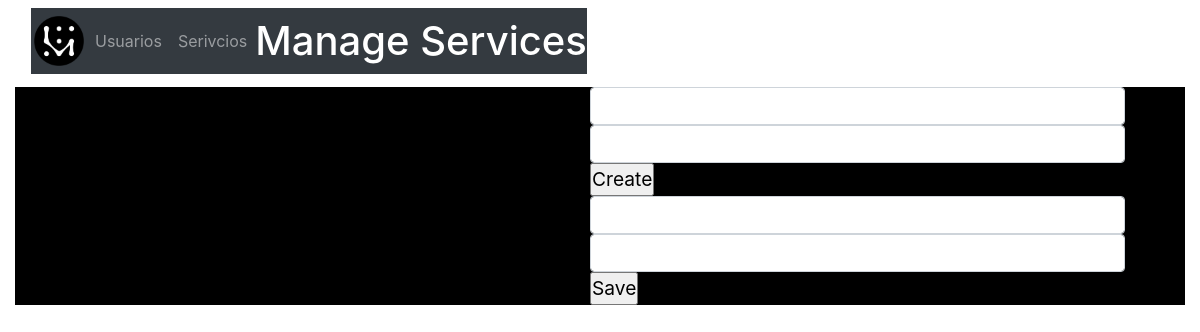
The app's page /manage/services, older data.
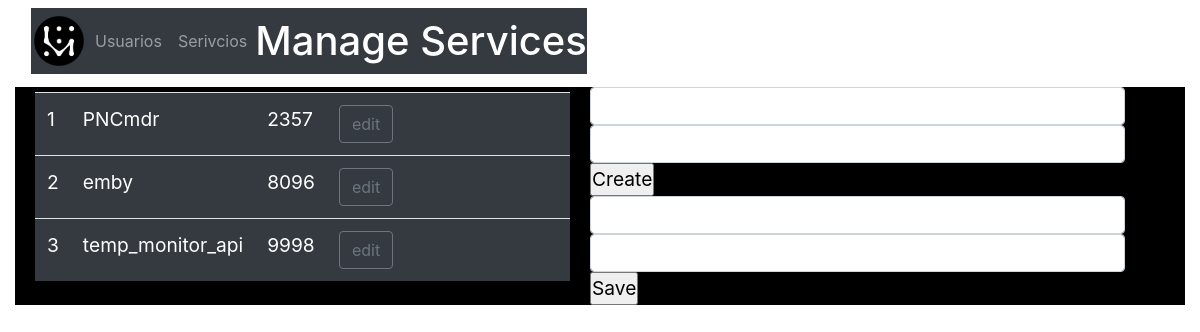
The same page, newer data.
### main.py (models this page shows)
class Services(db.Model):
    id = db.Column(db.Integer, primary_key=True)
    name = db.Column(db.String(50), unique=True, nullable=False)
    port = db.Column(db.String(5), unique=True, nullable=False)

### main.py (the view)
@app.route('/manage/services')
def manage_page_services():
    return render_template('manage.html', header_title='Manage Services', login='True', user='test', property='services', data=get_data('services'))

### main.py (called while the page is built, shortened)
def get_data(property):
    if property == 'services':
        services = Services.query.all()
        columns = Services.__table__.columns
        final_list = []
        for i in services:
            final_list.append([i.id, i.name, i.port])
        return final_list
    else:
        pass
    return [[ 'emby', '8096'], ['PNCmdr', '2357']]

### templates/manage.html (shortened to what this page needs)
{% extends "index.html" %}
{% block header %}
<nav class="nav toolbar navbar-expand-lg navbar-dark bg-dark">
    <li class="navbar-brand" style="margin: 3px;">
        <img src={{ url_for('static', filename='img/logo.png' )  }} class="logo-small" alt="">
    </li>
    <div class="collapse navbar-collapse text-white">
        <ul class='navbar-nav mr-auto'>
            <li class="nav-item" >
                <a class="nav-link " href="/manage/users">Usuarios</a>
            </li>
            <li class="nav-item" >
                <a class="nav-link " href="/manage/services">Serivcios</a>
            </li>
        </ul>
        <ul class='navbar-nav mr-auto'>
            <li class="nav-item justify-content-around">
                <h1 class="text-center text-white center">{{header_title}}</h1>
            </li>
        </ul>
    </div>
</nav>
{% endblock header %}
{% block body %}
    <div class="container-fluid row">
        <table class="col" style="margin: 5px; width:fit-content">
            <tbody class="table table-responsive table-active bg-dark text-light text-white">
                {% for i in data%}
                <tr class="table text-white">
                    {% for j in i%}
                    <td class="manage-item">
                        {{j}}
                    </td>
                    {% endfor %}
                    <td class='table text-white table-hover'>
                        <button class='btn btn-outline-secondary' onclick=''>
                            edit
                        </button>
                    </td>
                </tr>
                {% endfor %}
            </tbody>
        </table>
        <div class="col container">
            {% if  property == 'services' %}
                <form method="POST" class="form form-add-entry" >
                    <input type="text" class="form-control" id='name' name="name">
                    <input type="text" class="form-control" id='port' name="port">
                    <input type="submit" class="form-contol" id='sumbit' name="sumbit" value="Create">
                </form>
                <form method="POST" class="form form-edit-entry" >
                    <input type="text" class="form-control" id='name' name="name">
                    <input type="text" class="form-control" id='port' name="port">
                    <input type="submit" class="form-contol" id='sumbit' name="sumbit" value="Save">
                </form>
            {% endif %}
        </div>
    </div>
{% endblock body %}

### templates/index.html (shortened to what this page needs)
<!DOCTYPE html>
<head>
    <link rel="stylesheet" href={{ url_for('static', filename='css/bootstrap.min.css' )  }}>
    <link rel="stylesheet" href={{ url_for('static', filename='css/style.css' )  }}>
</head>
<body class="container-fluid">
    <header class='navbar'>
        {% block header %}
        {% endblock header %}
  </header>
    <div class="content container-fluid">
        {% block body %}
        {% endblock body %}
    </div>
</body>

### static/css/style.css (style rules this page uses)
* { box-sizing: border-box; margin: 0; padding: 0; }
body { width: initial; height: initial; }
.content { margin-top: 5px; background-color: black; color: white; font-size: larger; height: 100%; }
.center { margin: auto; align-items: center; text-align: center; }
header { height: max-content; display: inline-flex; align-items: center; width: 100%; margin: auto; }
.logo-small { height: 50px; width: 50px; }

Row changes from the older to the newer data that the page shows:
added Services: i "1", name "PNCmdr", port "2357"
added Services: i "2", name "emby", port "8096"
added Services: i "3", name "temp_monitor_api", port "9998"
